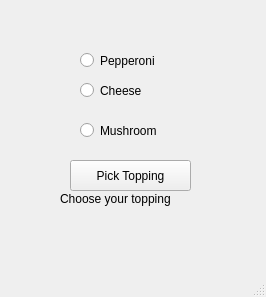
<?xml version="1.0" encoding="UTF-8"?>
<ui version="4.0">
 <class>MainWindow</class>
 <widget class="QMainWindow" name="MainWindow">
  <property name="geometry">
   <rect>
    <x>0</x>
    <y>0</y>
    <width>266</width>
    <height>297</height>
   </rect>
  </property>
  <property name="windowTitle">
   <string>MainWindow</string>
  </property>
  <widget class="QWidget" name="centralwidget">
   <widget class="QRadioButton" name="radioButton">
    <property name="geometry">
     <rect>
      <x>80</x>
      <y>50</y>
      <width>84</width>
      <height>21</height>
     </rect>
    </property>
    <property name="text">
     <string>Pepperoni</string>
    </property>
   </widget>
   <widget class="QRadioButton" name="radioButton_2">
    <property name="geometry">
     <rect>
      <x>80</x>
      <y>80</y>
      <width>67</width>
      <height>21</height>
     </rect>
    </property>
    <property name="text">
     <string>Cheese</string>
    </property>
   </widget>
   <widget class="QRadioButton" name="radioButton_3">
    <property name="geometry">
     <rect>
      <x>80</x>
      <y>120</y>
      <width>88</width>
      <height>21</height>
     </rect>
    </property>
    <property name="text">
     <string>Mushroom</string>
    </property>
   </widget>
   <widget class="QPushButton" name="pushButton">
    <property name="geometry">
     <rect>
      <x>70</x>
      <y>160</y>
      <width>121</width>
      <height>31</height>
     </rect>
    </property>
    <property name="text">
     <string>Pick Topping</string>
    </property>
   </widget>
   <widget class="QLabel" name="label">
    <property name="geometry">
     <rect>
      <x>60</x>
      <y>190</y>
      <width>130</width>
      <height>17</height>
     </rect>
    </property>
    <property name="text">
     <string>Choose your topping</string>
    </property>
   </widget>
   <zorder>radioButton_2</zorder>
   <zorder>radioButton</zorder>
   <zorder>radioButton_3</zorder>
   <zorder>pushButton</zorder>
   <zorder>label</zorder>
  </widget>
  <widget class="QMenuBar" name="menubar">
   <property name="geometry">
    <rect>
     <x>0</x>
     <y>0</y>
     <width>266</width>
     <height>26</height>
    </rect>
   </property>
  </widget>
  <widget class="QStatusBar" name="statusbar"/>
 </widget>
 <resources/>
 <connections/>
</ui>
